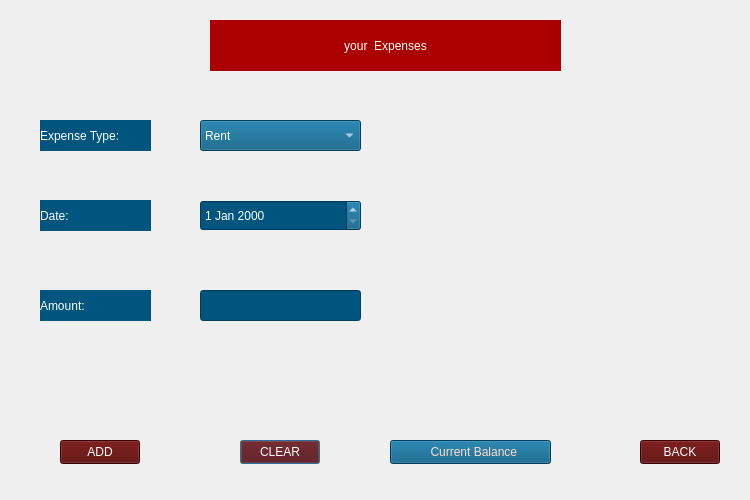
<?xml version="1.0" encoding="UTF-8"?>
<ui version="4.0">
 <class>expenseBox</class>
 <widget class="QDialog" name="expenseBox">
  <property name="geometry">
   <rect>
    <x>0</x>
    <y>0</y>
    <width>750</width>
    <height>500</height>
   </rect>
  </property>
  <property name="windowTitle">
   <string>Dialog</string>
  </property>
  <widget class="QPushButton" name="pushButton2">
   <property name="geometry">
    <rect>
     <x>240</x>
     <y>440</y>
     <width>80</width>
     <height>24</height>
    </rect>
   </property>
   <property name="styleSheet">
    <string notr="true">font: 12pt &quot;Impact&quot;;
color: rgb(255, 255, 255);
background-color: rgb(85, 0, 0);</string>
   </property>
   <property name="text">
    <string>CLEAR</string>
   </property>
  </widget>
  <widget class="QLabel" name="label2">
   <property name="geometry">
    <rect>
     <x>40</x>
     <y>120</y>
     <width>111</width>
     <height>31</height>
    </rect>
   </property>
   <property name="styleSheet">
    <string notr="true">background-color: rgb(0, 85, 127);
color: rgb(255, 255, 255);
font: 12pt &quot;Impact&quot;;</string>
   </property>
   <property name="text">
    <string>Expense Type:</string>
   </property>
   <property name="alignment">
    <set>Qt::AlignmentFlag::AlignLeading|Qt::AlignmentFlag::AlignLeft|Qt::AlignmentFlag::AlignVCenter</set>
   </property>
  </widget>
  <widget class="QLabel" name="label3_2">
   <property name="geometry">
    <rect>
     <x>40</x>
     <y>290</y>
     <width>111</width>
     <height>31</height>
    </rect>
   </property>
   <property name="styleSheet">
    <string notr="true">background-color: rgb(0, 85, 127);
color: rgb(255, 255, 255);
font: 12pt &quot;Impact&quot;;</string>
   </property>
   <property name="text">
    <string>Amount:</string>
   </property>
   <property name="alignment">
    <set>Qt::AlignmentFlag::AlignLeading|Qt::AlignmentFlag::AlignLeft|Qt::AlignmentFlag::AlignVCenter</set>
   </property>
  </widget>
  <widget class="QLineEdit" name="lineEdit">
   <property name="geometry">
    <rect>
     <x>200</x>
     <y>290</y>
     <width>161</width>
     <height>31</height>
    </rect>
   </property>
   <property name="styleSheet">
    <string notr="true">font: 12pt &quot;Impact&quot;;
background-color: rgb(0, 85, 127);
color: rgb(255, 255, 255);</string>
   </property>
  </widget>
  <widget class="QPushButton" name="pushButton">
   <property name="geometry">
    <rect>
     <x>60</x>
     <y>440</y>
     <width>80</width>
     <height>24</height>
    </rect>
   </property>
   <property name="styleSheet">
    <string notr="true">font: 12pt &quot;Impact&quot;;
color: rgb(255, 255, 255);
background-color: rgb(85, 0, 0);</string>
   </property>
   <property name="text">
    <string>ADD</string>
   </property>
  </widget>
  <widget class="QLabel" name="label1">
   <property name="geometry">
    <rect>
     <x>210</x>
     <y>20</y>
     <width>351</width>
     <height>51</height>
    </rect>
   </property>
   <property name="styleSheet">
    <string notr="true">QLabel{
	color: rgb(255, 255, 255);
	background-color: rgb(170, 0, 0);
	font: 28pt &quot;Impact&quot;;
}</string>
   </property>
   <property name="text">
    <string>your  Expenses</string>
   </property>
   <property name="alignment">
    <set>Qt::AlignmentFlag::AlignCenter</set>
   </property>
   <property name="wordWrap">
    <bool>true</bool>
   </property>
   <property name="margin">
    <number>0</number>
   </property>
  </widget>
  <widget class="QPushButton" name="pushButton3">
   <property name="geometry">
    <rect>
     <x>640</x>
     <y>440</y>
     <width>80</width>
     <height>24</height>
    </rect>
   </property>
   <property name="styleSheet">
    <string notr="true">font: 12pt &quot;Impact&quot;;
color: rgb(255, 255, 255);
background-color: rgb(85, 0, 0);</string>
   </property>
   <property name="text">
    <string>BACK</string>
   </property>
  </widget>
  <widget class="QComboBox" name="comboBox">
   <property name="geometry">
    <rect>
     <x>200</x>
     <y>120</y>
     <width>161</width>
     <height>31</height>
    </rect>
   </property>
   <property name="styleSheet">
    <string notr="true">background-color: rgb(0, 85, 127);
color: rgb(255, 255, 255);
font: 12pt &quot;Impact&quot;;
background-color: rgb(0, 85, 127);</string>
   </property>
   <item>
    <property name="text">
     <string>Rent</string>
    </property>
   </item>
   <item>
    <property name="text">
     <string>Groceries</string>
    </property>
   </item>
   <item>
    <property name="text">
     <string>Transportation</string>
    </property>
   </item>
   <item>
    <property name="text">
     <string>Tuition Fees</string>
    </property>
   </item>
   <item>
    <property name="text">
     <string>Clothing</string>
    </property>
   </item>
   <item>
    <property name="text">
     <string>Gym </string>
    </property>
   </item>
   <item>
    <property name="text">
     <string>Healthcare </string>
    </property>
   </item>
   <item>
    <property name="text">
     <string>Internet</string>
    </property>
   </item>
   <item>
    <property name="text">
     <string>Phone Bill</string>
    </property>
   </item>
   <item>
    <property name="text">
     <string>Travel</string>
    </property>
   </item>
   <item>
    <property name="text">
     <string>Others</string>
    </property>
   </item>
  </widget>
  <widget class="QLabel" name="label3">
   <property name="geometry">
    <rect>
     <x>40</x>
     <y>200</y>
     <width>111</width>
     <height>31</height>
    </rect>
   </property>
   <property name="styleSheet">
    <string notr="true">background-color: rgb(0, 85, 127);
color: rgb(255, 255, 255);
font: 12pt &quot;Impact&quot;;</string>
   </property>
   <property name="text">
    <string>Date:</string>
   </property>
   <property name="alignment">
    <set>Qt::AlignmentFlag::AlignLeading|Qt::AlignmentFlag::AlignLeft|Qt::AlignmentFlag::AlignVCenter</set>
   </property>
  </widget>
  <widget class="QDateEdit" name="date1">
   <property name="geometry">
    <rect>
     <x>200</x>
     <y>200</y>
     <width>161</width>
     <height>31</height>
    </rect>
   </property>
   <property name="styleSheet">
    <string notr="true">font: 12pt &quot;Impact&quot;;
color: rgb(255, 255, 255);
background-color: rgb(0, 85, 127);</string>
   </property>
  </widget>
  <widget class="QPushButton" name="button3">
   <property name="geometry">
    <rect>
     <x>390</x>
     <y>440</y>
     <width>161</width>
     <height>24</height>
    </rect>
   </property>
   <property name="cursor">
    <cursorShape>PointingHandCursor</cursorShape>
   </property>
   <property name="styleSheet">
    <string notr="true">QPushButton{
	font: 12pt &quot;Impact&quot;;
	color: rgb(255, 220, 206);
	background-color: rgb(0, 85, 127);
}</string>
   </property>
   <property name="text">
    <string>  Current Balance</string>
   </property>
   <property name="icon">
    <iconset theme="QIcon::ThemeIcon::SystemSearch"/>
   </property>
  </widget>
 </widget>
 <resources/>
 <connections/>
</ui>
